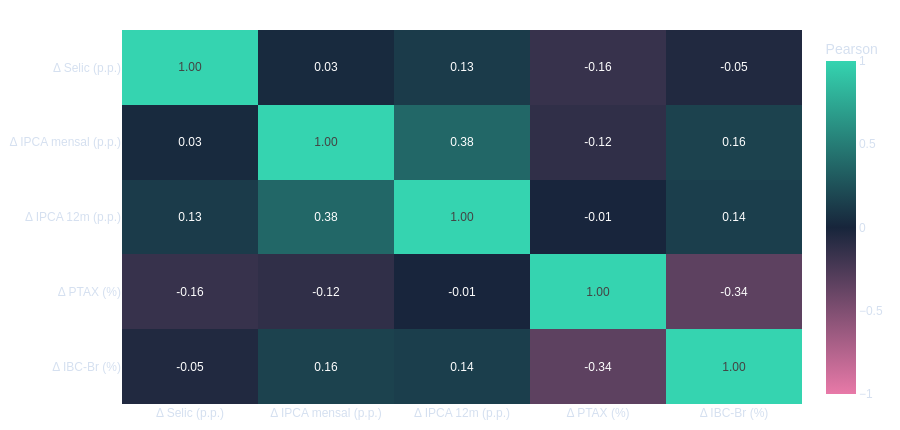

This figure's notebook cell:
### Markdown cell above
## 7. Correlações em variações mensais

Para reduzir o efeito de tendências comuns, taxas são transformadas em diferenças (p.p.) e câmbio/IBC-Br em variações percentuais. Pearson mede associação linear, não causalidade. O número de observações é pequeno, há autocorrelação e não se controlam defasagens, choques comuns ou relações não lineares.

### Code cell
changes = correlation_input(df, changes=True)
figure = heatmap_chart(changes, changes=True)
if figure is not None:
    figure.show()
display(changes.drop(columns="data").corr(min_periods=3).round(3))
print(f"Observações completas após diferenças: {len(changes.dropna())}.")
print("Pares ordenados por |r|, com sinal e número de pares:")
ranking = ranked_correlations(df, df, True)
display(ranking.assign(pearson=ranking.pearson.round(3)))

### Figure 1 — Plotly figure (JSON) as saved in the notebook; plotly's stock layout.template omitted (floating-point values rounded to 4 significant figures)
{"data": [{"coloraxis": "coloraxis", "hovertemplate": "x: %{x}<br>y: %{y}<br>Pearson: %{z}<extra></extra>", "name": "0", "texttemplate": "%{z:.2f}", "type": "heatmap", "x": ["Δ Selic (p.p.)", "Δ IPCA mensal (p.p.)", "Δ IPCA 12m (p.p.)", "Δ PTAX (%)", "Δ IBC-Br (%)"], "xaxis": "x", "y": ["Δ Selic (p.p.)", "Δ IPCA mensal (p.p.)", "Δ IPCA 12m (p.p.)", "Δ PTAX (%)", "Δ IBC-Br (%)"], "yaxis": "y", "z": [[1.0, 0.02834, 0.1255, -0.1552, -0.0486], [0.02834, 1.0, 0.379, -0.1192, 0.1649], [0.1255, 0.379, 1.0, -0.005495, 0.1434], [-0.1552, -0.1192, -0.005495, 1.0, -0.3369], [-0.0486, 0.1649, 0.1434, -0.3369, 1.0]]}], "layout": {"coloraxis": {"autocolorscale": false, "cmax": 1, "cmin": -1, "colorbar": {"title": {"text": "Pearson"}}, "colorscale": [[0.0, "#E879A8"], [0.5, "#17253B"], [1.0, "#35D4B0"]]}, "colorway": ["#35D4B0", "#7DA4FF", "#F4BB62", "#E879A8", "#A898EE"], "font": {"color": "#D5E0F0", "family": "Arial, sans-serif"}, "height": 430, "hovermode": "closest", "legend": {"orientation": "h", "x": 0, "y": -0.22}, "margin": {"b": 20, "l": 10, "r": 10, "t": 30}, "paper_bgcolor": "rgba(0,0,0,0)", "plot_bgcolor": "rgba(0,0,0,0)", "xaxis": {"anchor": "y", "domain": [0.0, 1.0], "showgrid": false, "title": {}}, "yaxis": {"anchor": "x", "autorange": "reversed", "domain": [0.0, 1.0], "gridcolor": "rgba(150,170,200,0.12)", "title": {}}}}
